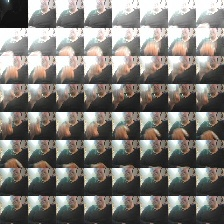
#> input picture pyopencl/circle.jpg, 224 x 224 px
$ python -i inference.py   (imports and definitions only)
#> lines starting #> are read from the running program, lines starting #| are printed output that depends on the picture
#> further down, picture is the input picture: shape (224, 224, 3); mean B, G, R 118.1, 123.3, 126.9
import cv2
def change_brightness(img, value=30):
#> called with value = 30
    hsv = cv2.cvtColor(img, cv2.COLOR_BGR2HSV)
#> hsv: shape (224, 224, 3); mean H, S, V 50.2, 30.6, 129.8
    h, s, v = cv2.split(hsv)
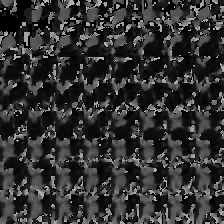
#> h: shape (224, 224); min 0, max 179, mean 50.2
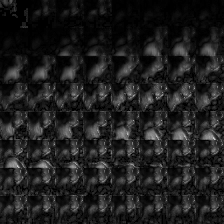
#> s: shape (224, 224); min 0, max 208, mean 30.6
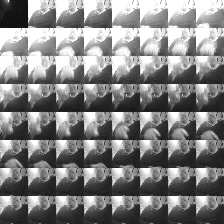
#> v: shape (224, 224); min 13, max 255, mean 129.8
    v = cv2.add(v,value)
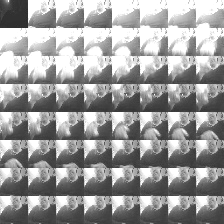
#> v: shape (224, 224); min 43, max 255, mean 155.8
    v[v > 255] = 255
    v[v < 0] = 0
    final_hsv = cv2.merge((h, s, v))
#> final_hsv: shape (224, 224, 3); mean H, S, V 50.2, 30.6, 155.8
    img = cv2.cvtColor(final_hsv, cv2.COLOR_HSV2BGR)
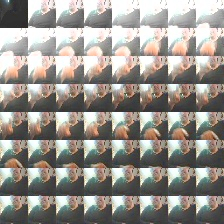
#> img: shape (224, 224, 3); mean B, G, R 140.9, 147.4, 151.9
    return img
# [48 lines not run here, left out]

>>> import cv2
>>> picture = cv2.imread('circle.jpg')
>>> result = change_brightness(picture)
